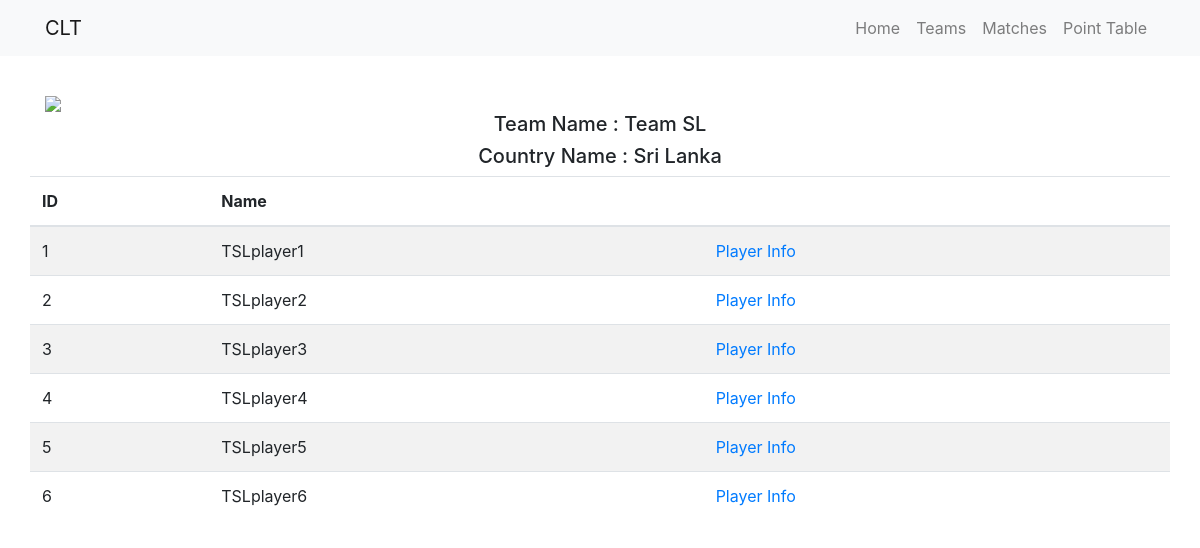
Page /team/4 on the committed database.
### tables this page shows
CREATE TABLE `players` (
  `player_id` int(11) NOT NULL,
  `team_id` int(11) NOT NULL,
  `player-img` varchar(255) NOT NULL,
  `player_name` varchar(255) NOT NULL,
  `player_description` varchar(255) NOT NULL,
  `player_score` int(11) NOT NULL,
  `player_wicket` int(11) NOT NULL,
  `player_dob` date NOT NULL,
  `p_timestamp` timestamp NOT NULL DEFAULT CURRENT_TIMESTAMP ON UPDATE CURRENT_TIMESTAMP
);

### application/controllers/Team.php (called while the page is built, shortened)
<?php
    class Team extends CI_Controller {
        public function view($slug = NULL){
            $team = $this->team_model->team($slug);
            $data['title'] = $team[0]['team_name'];
            $data['flagImg'] = $team[0]['flag-src'];
            $data['teamName'] = $team[0]['team_name'];
            $data['countryName'] = $team[0]['country_name'];
            $data['team'] = $team;
            $this->load->view('templates/header', $data);
            $this->load->view('team/index');
            $this->load->view('templates/footer');
        }
    }

### index.php (called while the page is built, shortened)
<?php
require_once BASEPATH.'core/CodeIgniter.php';

### application/models/team_model.php (called while the page is built, shortened)
<?php
	class Team_model extends CI_Model{
        public function team($slug){
            $this->db->select('countries.country_name, countries.flag-src,teams.team_name, players.player_id, players.player_name');
            $this->db->from('players');
            $this->db->where('players.team_id', $slug);
            $this->db->join('teams', 'teams.team_id = players.team_id');
            $this->db->join('countries', 'countries.country_id = teams.team_id');
            $query = $this->db->get();
            return $query->result_array();
        }
    }

### application/views/team/index.php (the view)
<section id="team">
    <div class="container">
        <div class="row">
            <div class="col">
                <img src="<?=base_url()?>assets/img/<?=$flagImg?>" class="img-fluid mx-auto d-block">
                <h5 class="text-center">Team Name : <?=$teamName?></h5>
                <h5 class="text-center">Country Name : <?=$countryName?></h5>
            </div>
        </div>
        <div class="row">
            <div class="table-responsive">
                <table class="table table-striped">
                    <thead>
                        <tr>
                            <th>ID</th>
                            <th>Name</th>
                            <th></th>
                        </tr>
                    </thead>
                    <tbody>
                        <?php foreach($team as $key=>$player) : ?>
                            <tr>
                                <td><?=$key+1?></td>
                                <td><?=$player['player_name']?></td>
                                <td><a href="<?=base_url(); ?>team/player/<?=$player['player_id']?>">Player Info</a></td>
                            </tr>
                        <?php endforeach; ?>
                    </tbody>
                </table>
            </div>
        </div>
    </div>
</section>

### assets/css/style.css (style rules this page uses)
#home, #team, #player { padding: 2.5rem 0; }

### rows in the picture
players: player_name "TSLplayer1"
players: player_name "TSLplayer2"
players: player_name "TSLplayer3"
players: player_name "TSLplayer4"
players: player_name "TSLplayer5"
players: player_name "TSLplayer6"

### other values in the picture
$teamName "Team SL"
$countryName "Sri Lanka"
